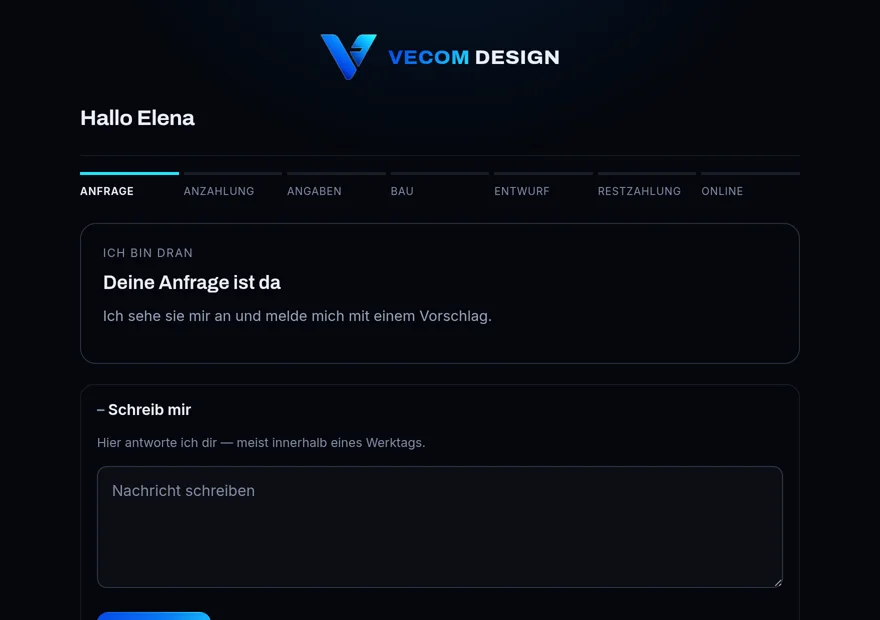
#> input picture video/quellen/de/s3.webp, 880 x 620 px
$ python -i branchen_gen.py   (imports and definitions only)
#> lines starting #> are read from the running program, lines starting #| are printed output that depends on the picture
"""Branchen-Flyer A5 in DE/IT/EN (04.10.2026, Uwe: „die Flyer einzeln in Deutsch, Italienisch
und Englisch“). Ersetzt die alten Collagen-Flyer nicht, sondern kommt dazu.

Hintergrund: ein Foto je Branche (kie.ai, nano-banana-pro, ohne Text — branchen_bilder.py).
Darauf setzen wir selbst: Logo, Branche, vier Leistungen, Slogan, Aufforderung, eine weiße
QR-Fläche. Den echten Code des Partners setzt später PHP (PartnerFlyer/WmDruck) hinein;
ihre Lage steht in liste.json. Text kommt aus branchen_texte.py — nie aus dem Bildmodell,
weil das Modell Wörter verdreht („WEBSITEN“, „Weoseiten“ in den alten Collagen).

Format A5 148×210 mm + 3 mm Beschnitt, 300 dpi. Einheit im SVG: 1 mm = 10 px.

Aufruf (im Ordner tools/visitenkarten, wegen paths.json/bbox.json/fonts):
    python3 ../werbemittel/branchen_gen.py <fotos> <ausgabe> [branche …]
"""
import base64, io, json, os, sys
sys.path.insert(0, os.getcwd())
sys.path.append(os.path.dirname(os.path.abspath(__file__)))  # nach cwd: „gen“ ist das der Visitenkarten
import gen as K
from branchen_texte import G, B
from PIL import Image
from playwright.sync_api import sync_playwright

BR, HO, BE, DPI = 148, 210, 3, 300
W, H = (BR + 2*BE) * 10, (HO + 2*BE) * 10
PX = DPI / 25.4 / 10              # Ausgabepixel je SVG-Einheit
SICHER = BE*10 + 90               # 9 mm Abstand vom Endformat

def foto(pfad):
    """Foto auf das Seitenverhältnis zuschneiden (oben 35 %, unten 65 % weg — unten ist ohnehin Schatten)."""
#> called with pfad = '../../video/quellen/de/s3.webp'
    im = Image.open(pfad).convert('RGB')
#> im is the input picture: PIL image 880x620 RGB; mean R, G, B 8.6, 11.7, 18.8
    w, h = im.size
#> w = 880; h = 620
    zh = round(w * H / W)
#> zh = 1234
    if zh < h:
        weg = h - zh
        im = im.crop((0, round(weg*0.35), w, round(weg*0.35) + zh))
    else:
        zw = round(h * W / H); weg = w - zw
#> after `zw = round(h * W / H)`: zw = 442
#> after `weg = w - zw`: weg = 438
        im = im.crop((weg//2, 0, weg//2 + zw, h))
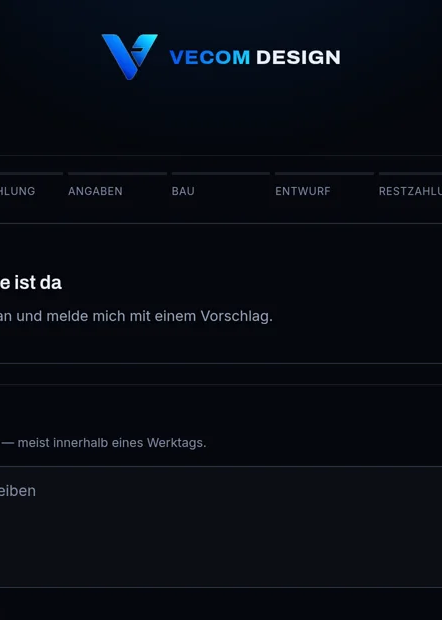
#> im: PIL image 442x620 RGB; mean R, G, B 8.5, 12.2, 19.8
    im = im.resize((round(W*PX), round(H*PX)), Image.LANCZOS)
#> im: PIL image 1819x2551 RGB
    b = io.BytesIO(); im.save(b, 'JPEG', quality=92)
    return base64.b64encode(b.getvalue()).decode()

def t(x, y, s, gr, gew, farbe, anker='middle', extra='', maxb=None, fam='MS'):
    m = f' data-max="{maxb}"' if maxb else ''
    return f'<text x="{x}" y="{y}" text-anchor="{anker}" font-family="{fam}" font-size="{gr}" font-weight="{gew}" fill="{farbe}"{m} {extra}>{s}</text>'

def esc(s):
    return s.replace('&', '&amp;').replace('<', '&lt;')

# [56 lines left out: functions vorn, seite, not called in this run]

# [23 lines not run here, left out]

>>> result = foto('../../video/quellen/de/s3.webp')

$ run again, on video/quellen/de/s7.webp
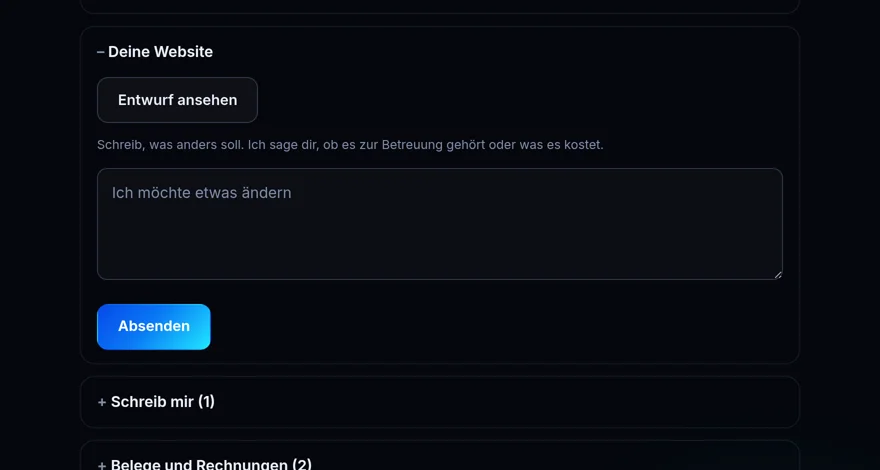
#> input picture video/quellen/de/s7.webp, 880 x 470 px
#> in foto, im is the input picture: PIL image 880x470 RGB; mean R, G, B 9, 12.5, 19.8
#> in foto, `im = im.crop((weg//2, 0, weg//2 + zw, h))`:
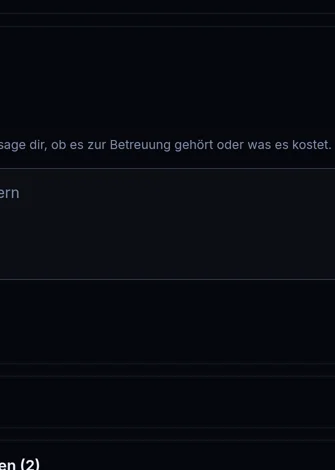
#> im: PIL image 335x470 RGB; mean R, G, B 8, 10.1, 16.3

$ run again, on video/quellen/de/s8.webp
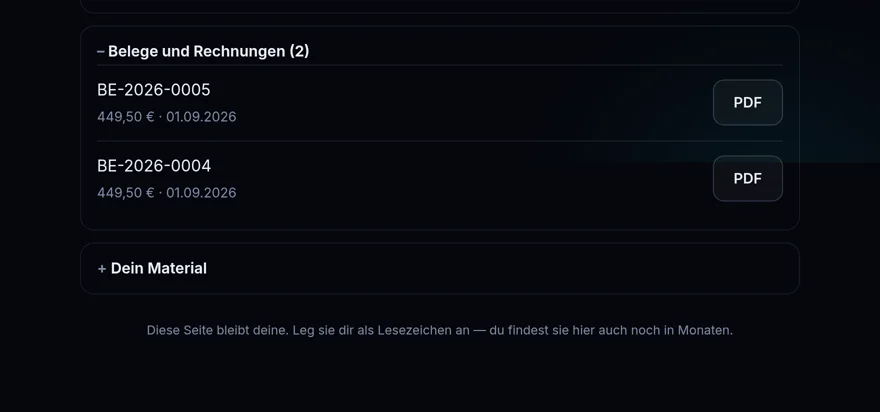
#> input picture video/quellen/de/s8.webp, 880 x 412 px
#> in foto, im is the input picture: PIL image 880x412 RGB; mean R, G, B 7.9, 10.5, 16.7
#> in foto, `im = im.crop((weg//2, 0, weg//2 + zw, h))`:
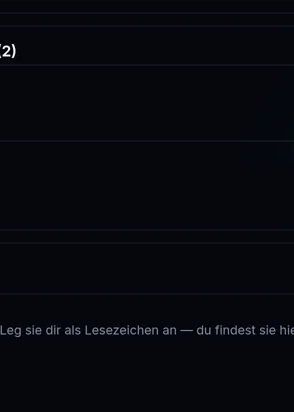
#> im: PIL image 294x412 RGB; mean R, G, B 6.2, 8.3, 14.5
